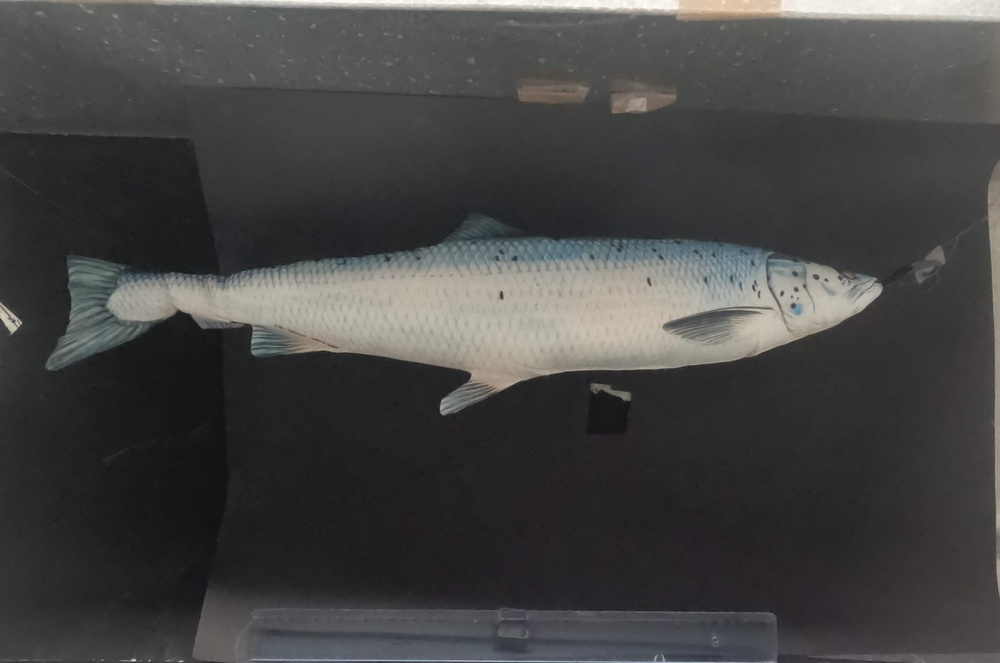
#> input picture data/fish/fishtestimg.jpg, 1000 x 663 px, shrunk from 3260 x 2160 before the run
$ python -i segmentation.py   (imports and definitions only)
#> lines starting #> are read from the running program, lines starting #| are printed output that depends on the picture; after the words box and inside, x2 and y2 are one past the last pixel; in counts of white or black regions, pixels touching at a corner belong together
#> further down, picture is the input picture: shape (663, 1000, 3); mean B, G, R 67.5, 68.7, 68.6
import cv2
import numpy as np
from numpy.typing import NDArray


def load_image(path: str) -> NDArray[np.uint8]:
    """Load an image from disk."""
    img = cv2.imread(path)
    if img is None:
        msg = f'Could not load image: {path}'
        raise FileNotFoundError(msg)
    return img


def create_fish_mask(
    img: NDArray[np.uint8],
    kernel_size: int = 7,
) -> NDArray[np.uint8]:
    """Create a binary mask for the fish."""
#> called with kernel_size = 7
    gray = cv2.cvtColor(img, cv2.COLOR_BGR2GRAY)
    _, fish_mask = cv2.threshold(
        gray,
        0,
        255,
        cv2.THRESH_BINARY + cv2.THRESH_OTSU,
    )
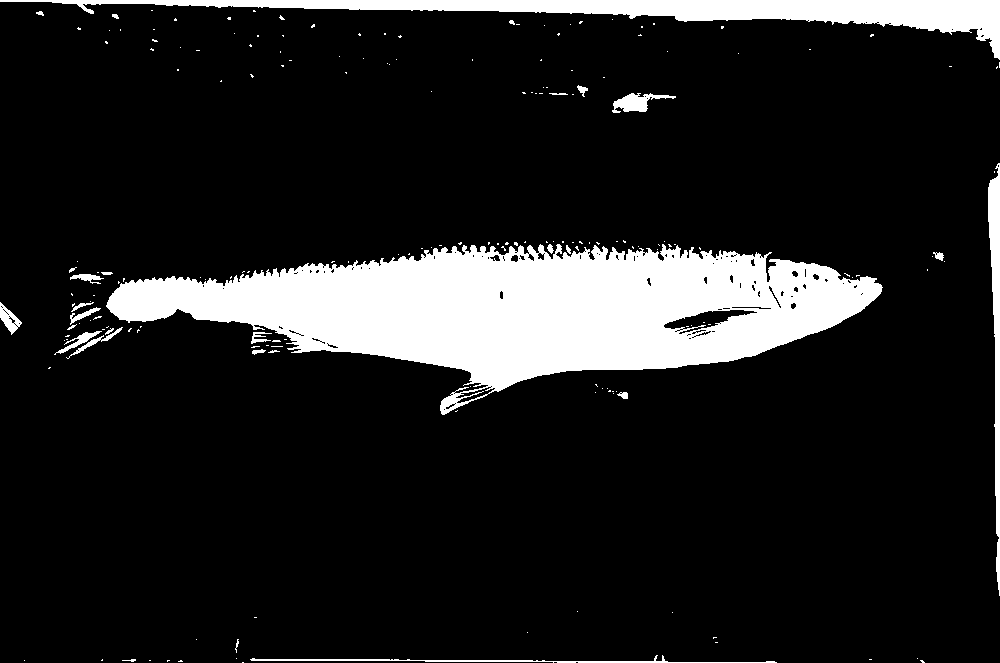
#> fish_mask: shape (663, 1000); 13.1% white; 192 white regions (163 under 20 px), largest, box (x1, y1, x2, y2) and area: (106, 244, 883, 415) 66311, (0, 0, 1000, 60) 14152, (988, 163, 1000, 596) 2613

    kernel = np.ones((kernel_size, kernel_size), np.uint8)
    fish_mask = cv2.morphologyEx(fish_mask, cv2.MORPH_CLOSE, kernel)
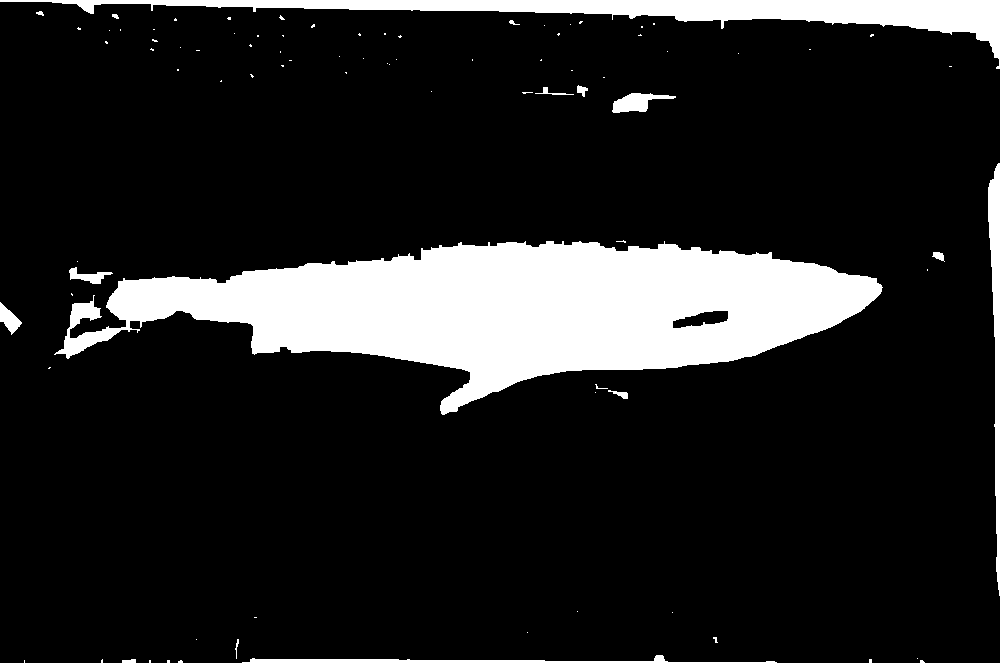
#> fish_mask: shape (663, 1000); 14% white; 87 white regions (71 under 20 px), largest, box (x1, y1, x2, y2) and area: (54, 241, 883, 415) 72294, (0, 0, 1000, 69) 14467, (988, 163, 1000, 596) 2654
    return cv2.morphologyEx(fish_mask, cv2.MORPH_OPEN, kernel)
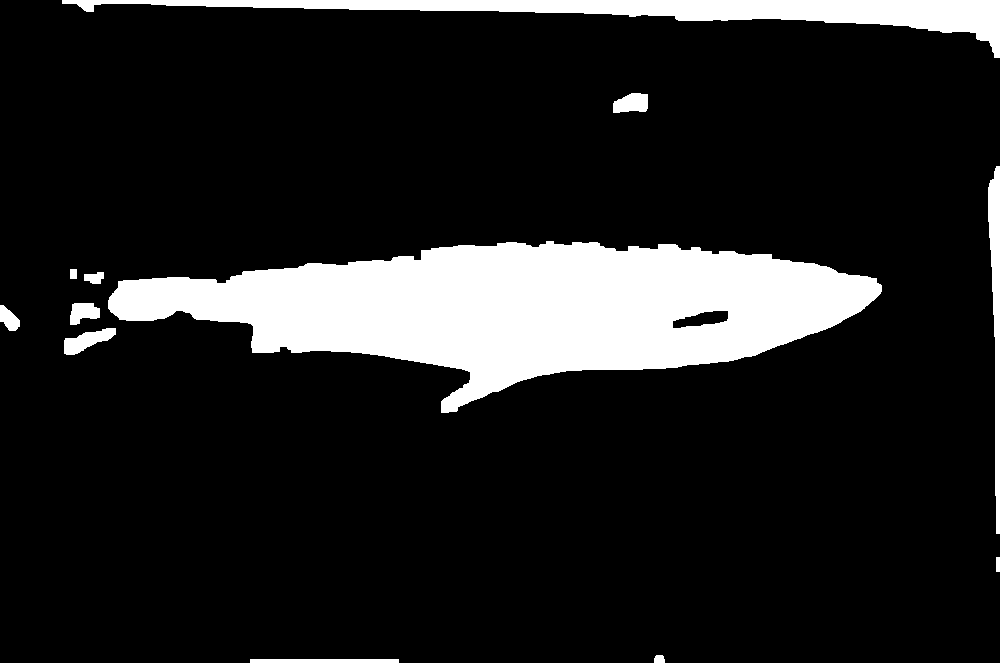
#> returned value: shape (663, 1000); 13.6% white; 12 white regions, largest, box (x1, y1, x2, y2) and area: (108, 241, 882, 413) 70717, (62, 0, 1000, 58) 14214, (988, 166, 1000, 534) 2462


def keep_largest_contour(mask: NDArray[np.uint8]) -> NDArray[np.uint8]:
    """Keep only the largest contour in the mask."""
    contours, _ = cv2.findContours(
        mask,
        cv2.RETR_EXTERNAL,
        cv2.CHAIN_APPROX_SIMPLE,
    )
    clean_mask = np.zeros_like(mask)

    if not contours:
        msg = 'No contours found.'
        raise ValueError(msg)

    largest = max(contours, key=cv2.contourArea)
    cv2.drawContours(clean_mask, [largest], -1, 255, -1)
    return clean_mask


def apply_mask(
    img: NDArray[np.uint8],
    mask: NDArray[np.uint8],
) -> NDArray[np.uint8]:
    """Apply a binary mask to an image."""
    return cv2.bitwise_and(img, img, mask=mask)

>>> import cv2
>>> picture = cv2.imread('../data/fish/fishtestimg.jpg')
>>> result = create_fish_mask(picture)
